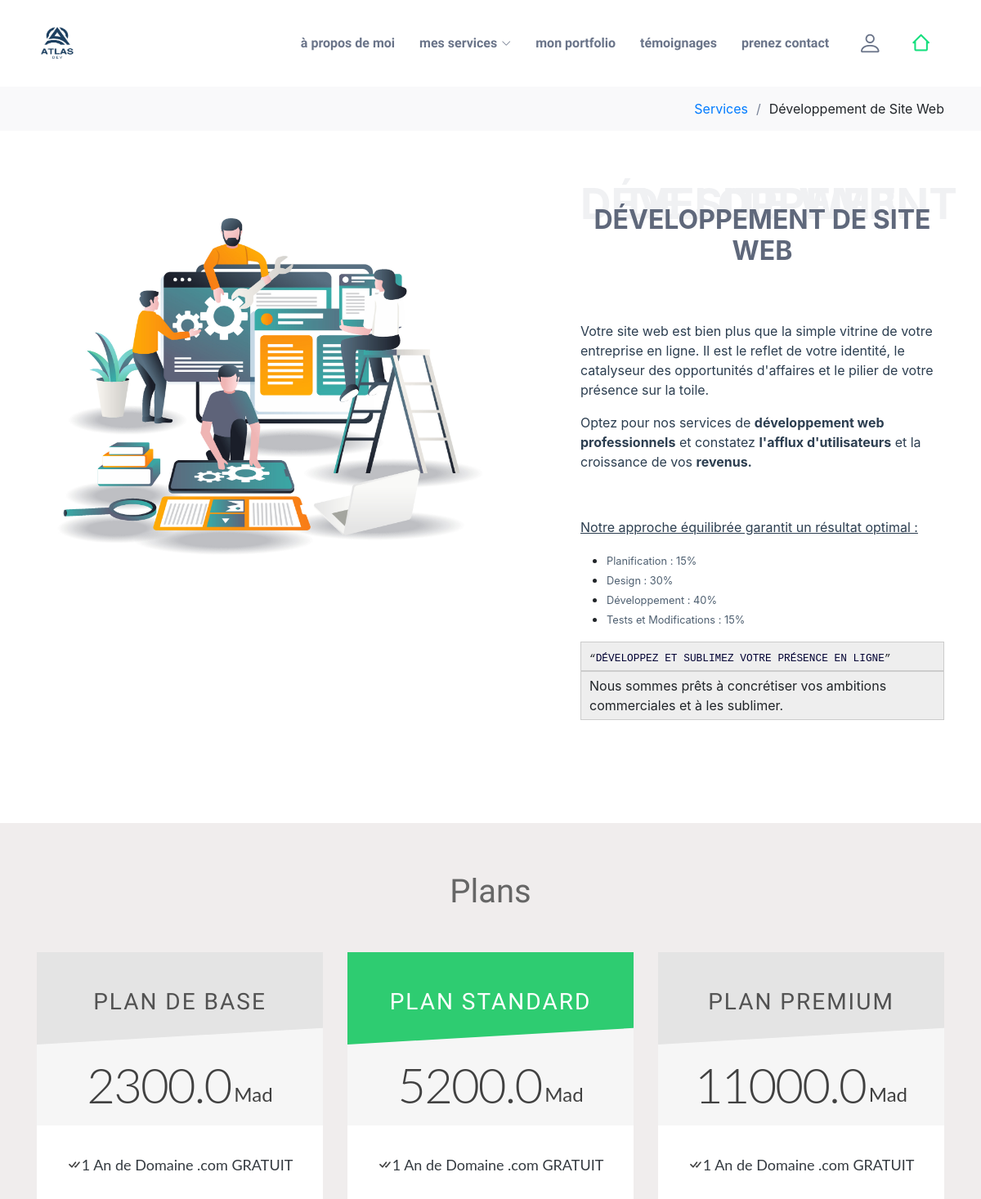
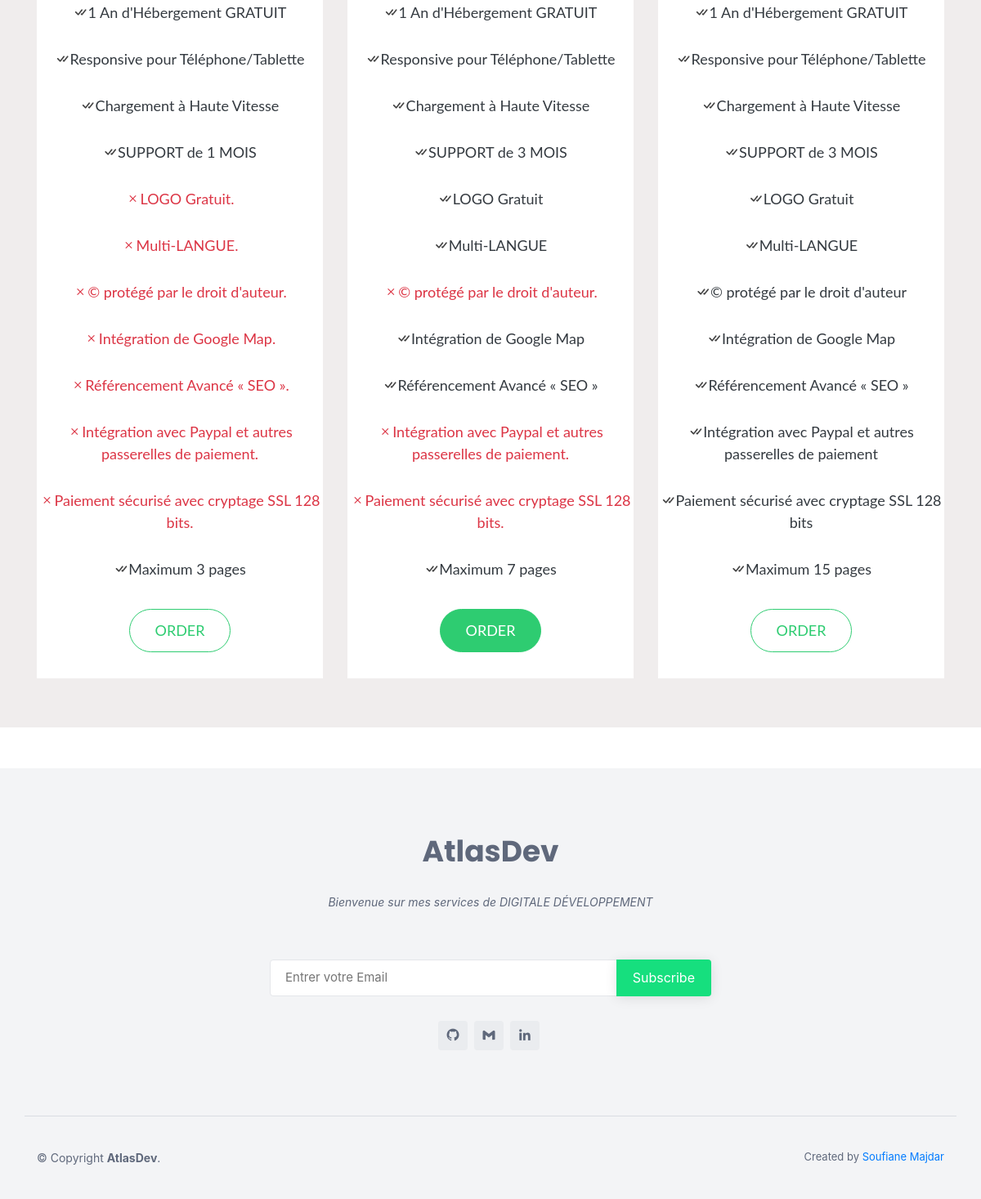
The page /service/1/ on the database its author committed (2 pictures, top to bottom).
### Core/models.py (models this page shows, shortened)
class WebInfo(models.Model):
    owner_name = models.CharField(max_length=150,default='Soufiane Majdar')
    website_name = models.CharField(max_length=150,default='Agency')
    website_description = RichTextField(null=True, blank=True)
    website_logo = models.ImageField(upload_to='WebInfo/', null=True, blank=True)
    Hero_title = models.CharField(max_length=150)
    Hero_description = RichTextField(null=True, blank=True)
    Hero_image = models.ImageField(upload_to='WebInfo/', null=True, blank=True)
    about_title = models.CharField(max_length=150)
    about_description = RichTextField(null=True, blank=True)
    about_image = models.ImageField(upload_to='WebInfo/', null=True, blank=True)
    Services_title = models.CharField(max_length=150)
    Services_description = RichTextField(null=True, blank=True)
    Portfolio_title = models.CharField(max_length=150)
    Portfolio_description = RichTextField(null=True, blank=True)
    Testimonial_title = models.CharField(max_length=150,blank=True)
    Testimonial_description = RichTextField(null=True, blank=True)
    Contact_title = models.CharField(max_length=150)
    Contact_description = RichTextField(null=True, blank=True)
    Location = models.TextField(null=True, blank=True)
    Email = models.EmailField(null=True, blank=True, max_length=254)
    Phone = models.CharField(null=True, blank=True, max_length=20)
    linkedin = models.URLField(null=True, blank=True)
    github = models.URLField(null=True, blank=True)

class Service(models.Model):
    name = models.CharField(max_length=100)
    description = RichTextField()
    image = models.ImageField(upload_to='services/', blank=True)
    icon = models.CharField(max_length=150,blank=True)
    plans = models.ManyToManyField(Plan, blank=True)

class Plan(models.Model):
    name = models.CharField(max_length=100)
    price = models.FloatField()
    recommended = models.BooleanField(default=False, blank=True)
    items = models.ManyToManyField(Item, blank=True)

class Item(models.Model):
    item = models.CharField(max_length=150)
    checked = models.BooleanField(default=True)

### Core/views.py (the view)
# urls.py: path('service/<int:id>/', service, name='service'),
def service(request, id):
    title = "Service"
    service = Service.objects.get(id=id)
    plans = service.plans.all()
    context = {'title': title, 'service': service, 'plans': plans}
    context.update(get_web_info())
    return render(request, 'Service/ServiceDetail.html', context)

### templates/Service/ServiceDetail.html (shortened to what this page needs)
{% extends "base.html" %} {% block content %}
    <section class="breadcrumbs">
      <div class="container mt-4">
        <div class="d-flex justify-content-between align-items-center">
          <ol>
            <li><a href="index.html">Services</a></li>
            <li>{{service.name}}</li>
          </ol>
        </div>
      </div>
    </section>
    <section class="inner-page">
      <div class="container">
       <div class="row">
       <div class="col-md-7">
       <img src="/media/{{service.image}}" class="rounded" width="90%" alt="{{service.title}}">
       </div>
       <div class="col-md-5">
            <div class="section-title">
            <span>
              {{service.name}}
            </span>
            <h2>
              {{service.name}}
            </h2>
          </div>
            <p>
              {{service.description | safe}}
            </p>
       </div>
       </div>
      </div>
    </section>
<div id="generic_price_table">
  <section>
    <div class="container">
      <div class="row">
        <div class="col-md-12">
          <div class="price-heading clearfix">
            <h1>Plans</h1>
          </div>
        </div>
      </div>
    </div>
    <div class="container">
      <div class="row">
      {% for plan in plans %}
        <div class="col-md-4">
          {%if plan.recommended%}
          <div class="generic_content active clearfix">
          {%else%}
          <div class="generic_content clearfix">
          {%endif%}
            <div class="generic_head_price clearfix">
              <div class="generic_head_content clearfix">
                <div class="head_bg"></div>
                <div class="head">
                  <span>{{plan.name}}</span>
                </div>
              </div>
              <div class="generic_price_tag clearfix">
                <span class="price">
                  <span class="currency">{{plan.price}}</span>
                  <span class="cent">Mad</span>
                </span>
              </div>
            </div>
            <div class="generic_feature_list">
              <ul>
              {% for item in plan.items.all %}
                {% if item.checked %}
                <li class="text-dark"><span><i class="bi bi-check-all"></i></span>{{item.item}}</li>
                {% else %}
                <li class="text-danger"><i class="bi bi-x"></i></span>{{item.item}}</li>
                {% endif %}
              {%endfor%}
              </ul>
            </div>
            <div class="generic_price_btn clearfix">
              <a class="" href="{% url 'order' plan.id%}">Order</a>
            </div>
          </div>
        </div>
          {% empty %}
        <div class="d-flex justify-content-center align-items-center">
            Aucun plan pour l'instant, veuillez &nbsp;<a href="/#contact">contacter </a>&nbsp; le support pour plus d'informations.
        </div>
        {% endfor %}
      </div>
    </div>
  </section>
</div>
{% endblock %}

### templates/base.html (shortened to what this page needs)
<!DOCTYPE html>
<html lang="en">
  <head>
    <link
      href="/static/assets/vendor/bootstrap/css/bootstrap.min.css"
      rel="stylesheet"
    />
    <link
      href="/static/assets/vendor/bootstrap-icons/bootstrap-icons.css"
      rel="stylesheet"
    />
    <link
      href="/static/assets/vendor/boxicons/css/boxicons.min.css"
      rel="stylesheet"
    />
    <link
      href="/static/assets/vendor/glightbox/css/glightbox.min.css"
      rel="stylesheet"
    />
    <link
      href="/static/assets/vendor/swiper/swiper-bundle.min.css"
      rel="stylesheet"
    />
    <link href="/static/assets/css/style.css" rel="stylesheet" />
    <link rel="stylesheet" href="https://maxcdn.bootstrapcdn.com/bootstrap/4.0.0/css/bootstrap.min.css">
  </head>
  <body>
    <header id="header" class="fixed-top mb-4">
      <div class="container d-flex align-items-center justify-content-between">
        <a href="/" class="logo"><img src="{{website_logo}}" alt=""   width="50px"></a>
        <nav id="navbar" class="navbar">
          <ul>
            <li><a class="nav-link scrollto text-lowercase" href="/#about">{{about_title}}</a></li>
            <li class="dropdown">
              <a class="nav-link scrollto text-lowercase" href="/#services">
                <span>{{Services_title}}</span> <i class="bi bi-chevron-down"></i>
              </a>
            </li>
            <li>
              <a class="nav-link scrollto text-lowercase" href="/#portfolio">{{Portfolio_title}}</a>
            </li>
            <li><a class="nav-link scrollto text-lowercase" href="/#testimonials">{{Testimonial_title}}</a></li>
            <li><a class="nav-link scrollto text-lowercase" href="/#contact">{{Contact_title}}</a></li>
          <li>
          {% if request.session.client_id %}
              <a href="{% url 'logout' %}"><i class="bi bi-box-arrow-right" style="font-size: 30px"></i></a>
          {% else %}
              <a href="{% url 'login' %}"><i class="bi bi-person" style="font-size: 30px"></i></a>
          {% endif %}
          </li>
          <li><a class="nav-link scrollto active" href="/"></a></li>
          </ul>
        </nav>
      </div>
    </header>
    {% block content %} {% endblock %}
    <footer id="footer">
      <div class="footer-top">
        <div class="container">
          <div class="row justify-content-center">
            <div class="col-lg-6">
              <h3>{{website_name}}</h3>
              <p>
                {{website_description | safe}}
              </p>
            </div>
          </div>
          <div class="row footer-newsletter justify-content-center">
            <div class="col-lg-6">
              <form action="{% url 'subscribe' %}" method="post">
                <input
                  type="email"
                  name="email"
                  placeholder="Entrer votre Email"
                /><input type="submit" value="Subscribe" />
              </form>
            </div>
          </div>
        <div class="social-links">
            <a href="{{github}}" class="twitter" target="_blank"><i class="bx bxl-github"></i></a>
            <a href="mailto:{{Email}}" class="facebook" target="_blank"><i class="bx bxl-gmail"></i></a>
            <a href="{{linkedin}}" class="linkedin" target="_blank"><i class="bx bxl-linkedin"></i></a>
          </div>
        </div>
      </div>
      <div class="container footer-bottom clearfix">
        <div class="copyright">
          &copy; Copyright <strong><span>{{website_name}}</strong
          >.
        </div>
        <div class="credits">
          Created by <a href="{{github}}" target="_blank">{{owner_name}}</a>
        </div>
      </div>
    </footer>
  </body>
</html>

### rows shown on the page
WebInfo: about_title "à propos de moi", Services_title "mes services", Portfolio_title "mon portfolio", Testimonial_title "témoignages", Contact_title "prenez contact", website_name "AtlasDev", website_description "Bienvenue sur mes services de DIGITALE DÉVELOPPEMENT", owner_name "Soufiane Majdar"
Service: name "Développement de Site Web", image (picture), name "DÉVELOPPEMENT DE SITE WEB", description "Votre site web est bien plus que la simple vitrine de votre entreprise en ligne. Il est le reflet de votre identité, le catalyseur des opportunités d'affaires et le pilier de votre présence sur la toile. Optez pour nos services de développement web professionnels et constatez l'afflux d'utilisateurs et la croissance de vos revenus. Notre approche équilibrée garantit un résultat optimal : Planification : 15% Design : 30% Développement : 40% Tests et Modifications : 15% DÉVELOPPEZ ET SUBLIMEZ VOTRE PRÉSENCE EN LIGNE Nous sommes prêts à concrétiser vos ambitions commerciales et à les sublimer."
Plan: name "PLAN DE BASE", price "2300.0"
Item: item "1 An de Domaine .com GRATUIT"
Item: item "1 An d'Hébergement GRATUIT"
Item: item "Responsive pour Téléphone/Tablette"
Item: item "Chargement à Haute Vitesse"
Item: item "SUPPORT de 1 MOIS"
Item: item "LOGO Gratuit."
Item: item "Multi-LANGUE."
Item: item "© protégé par le droit d'auteur."
Item: item "Intégration de Google Map."
Item: item "Référencement Avancé « SEO »."
Item: item "Intégration avec Paypal et autres passerelles de paiement."
Item: item "Paiement sécurisé avec cryptage SSL 128 bits."
Item: item "Maximum 3 pages"
Plan: name "PLAN STANDARD", price "5200.0"
Item: item "SUPPORT de 3 MOIS"
Item: item "LOGO Gratuit"
Item: item "Multi-LANGUE"
Item: item "Intégration de Google Map"
Item: item "Référencement Avancé « SEO »"
Item: item "Maximum 7 pages"
Plan: name "PLAN PREMIUM", price "11000.0"
Item: item "© protégé par le droit d'auteur"
Item: item "Intégration avec Paypal et autres passerelles de paiement"
Item: item "Paiement sécurisé avec cryptage SSL 128 bits"
Item: item "Maximum 15 pages"
